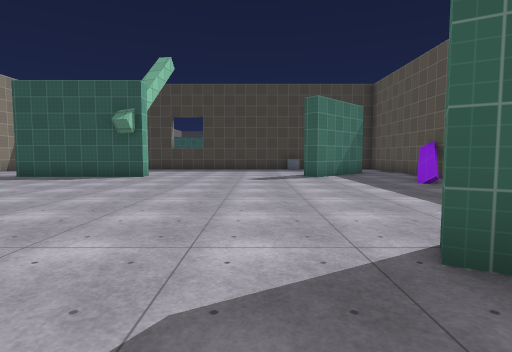
View 1 (above)

16 first-person views from a walk through a 3-D level made in the Unity game engine. The camera is 1.4 m above the floor, tilts 4° down and sees 80° across. The floor is counted in squares, 2 m on a side. Each view is taken from the middle of a square. On the plan, view 1 faces up. The plan holds only what a view shows up to about 10 squares ahead; the rest is blank. The place goes on beyond the plan. The player is left out. Some surface patterns are stand-ins.

View 2
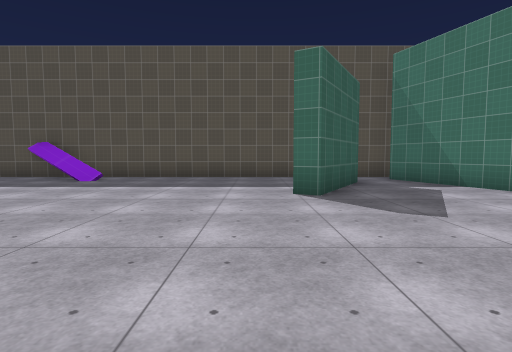

View 3
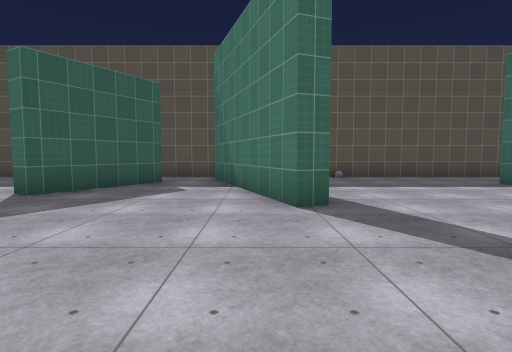

View 4
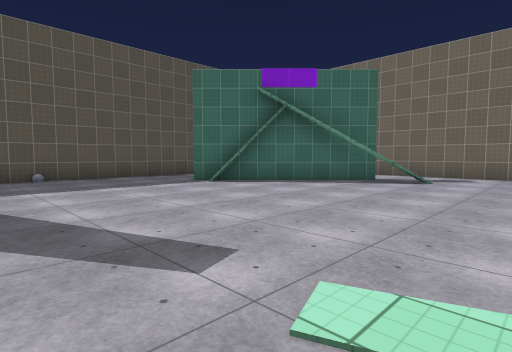

View 5
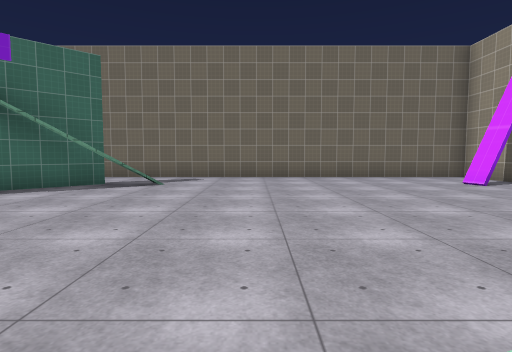

View 6
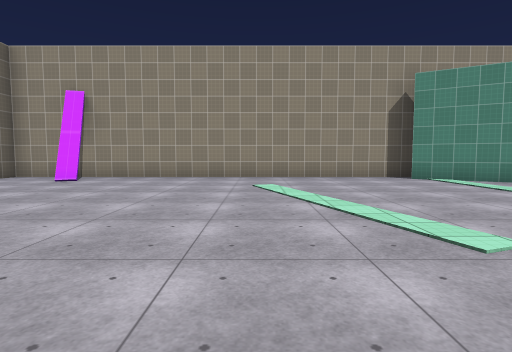

View 7
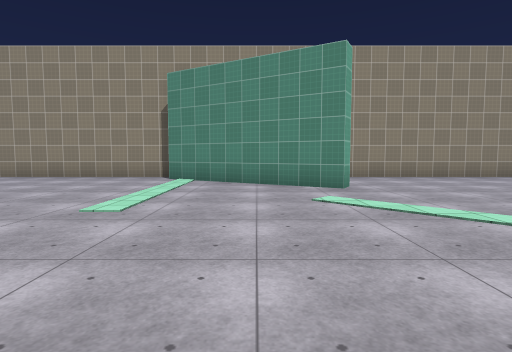

View 8
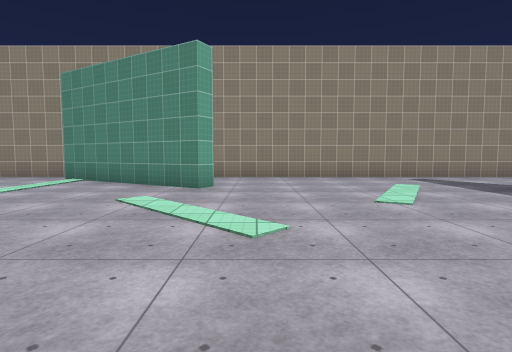

View 9
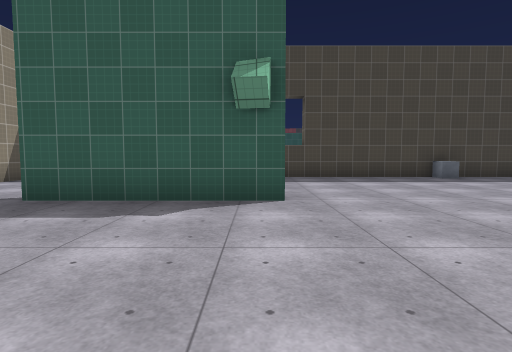

View 10
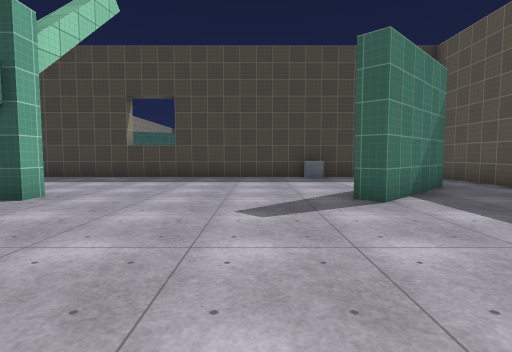

View 11
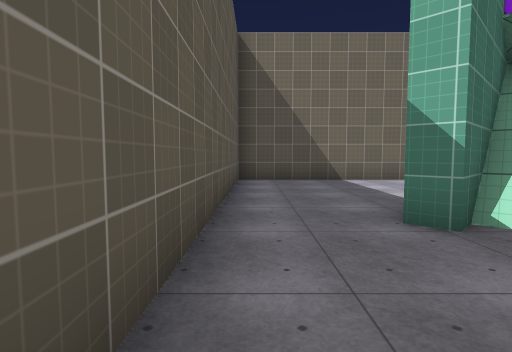

View 12
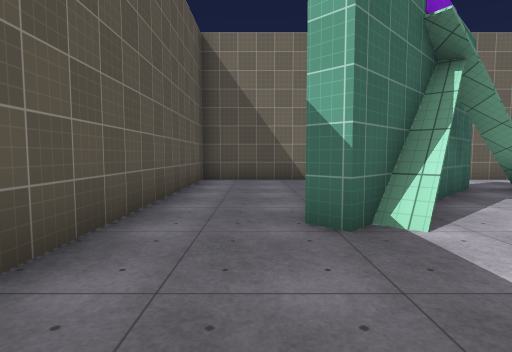

View 13
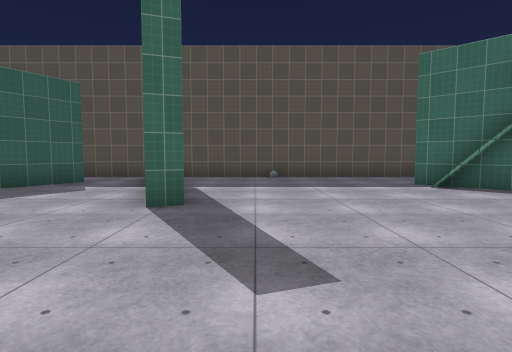

View 14
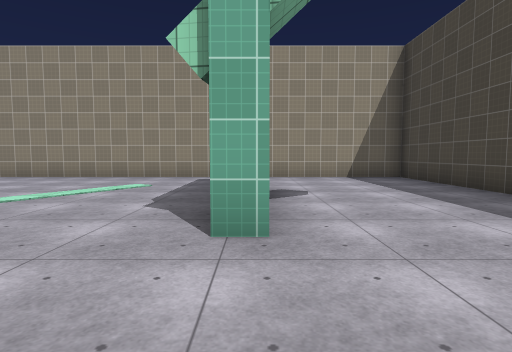

View 15
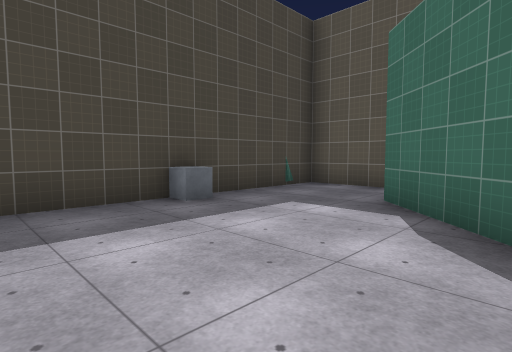

View 16
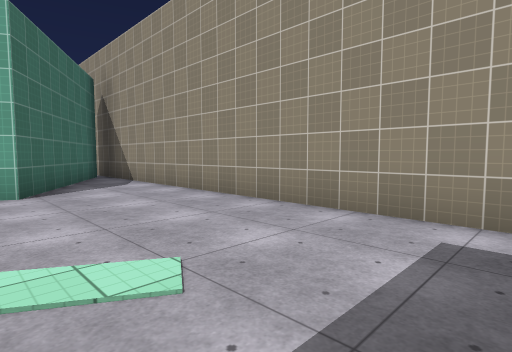

### Floor plan
Points are (right, up) in squares from view 1. A wall is a line through its corners. A room is listed if a view was taken in it or the views show most of it. See-through windows are left out.
Room 1 (views 1, 2, 3, 4, 5, 6, 7, 8, 9, 10, 11, 12, 13, 14, 15, 16)
walls: (0.2, -3.1) (0, -2.5) (4.8, -0.8); (3.9, 0.4) (1.2, 1.9) (1.5, 2.4); (-10.3, -1.3) (-7.7, 3.1) (-7.3, 2.8) (-9.8, -1.6); (-3.6, 10.1) (-3.6, 9.6) (-7.6, 9.6); (2, 10.2) (3.7, 12); (5.5, -7.5) (5.5, 14.5) (-10.5, 14.5) (-10.5, -13.5) (1.5, -13.5); (-0.4, -11.3) (3.1, -7.7); (4, 11.5) (1.9, 9.4) (1.5, 9.8); (-9.5, -10.8) (-9.3, -11.4); (-9.7, -11) (-9.2, -10.8)
low walls: (-9.2, -10.8) (-9, -11.3)
ways out: opening at (0.5, -12.5) to room 2; opening at (4.5, -7) to room 2; gap at (5, -1)
objects: other object (2, 14)
Room 2 (no view inside)
walls: (1.5, -13.5) (5.5, -13.5) (5.5, -7.5); (3.1, -7.7) (3.5, -8.1)
ways out: opening at (0.5, -12.5) to room 1; opening at (4.5, -7) to room 1

Where each view was taken, in squares from view 1:
view 1: 0 up, 0 right, facing up
view 2: 3 up, 4 left, facing right
view 3: 2 down, 4 left, facing right
view 4: 3 down, 4 left, facing down-right
view 5: 4 down, 4 left, facing down
view 6: 6 down, 1 left, facing left
view 7: 1 up, 1 left, facing left
view 8: 4 up, 1 left, facing left
view 9: 5 up, 4 left, facing up
view 10: 5 up, 0 right, facing up
view 11: 5 down, 5 right, facing down
view 12: 5 down, 4 right, facing down
view 13: 4 down, 4 left, facing right
view 14: 10 up, 1 left, facing left
view 15: 10 up, 1 left, facing up-right
view 16: 9 up, 7 left, facing down-left
